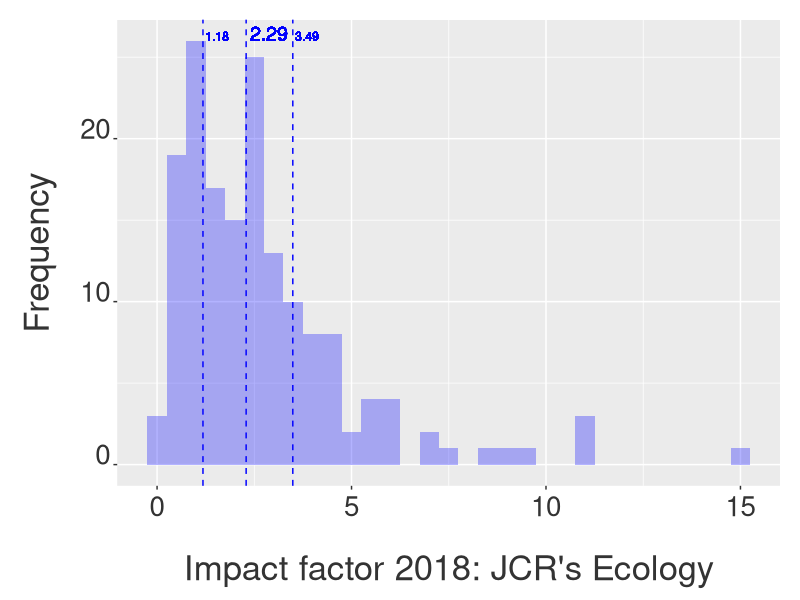
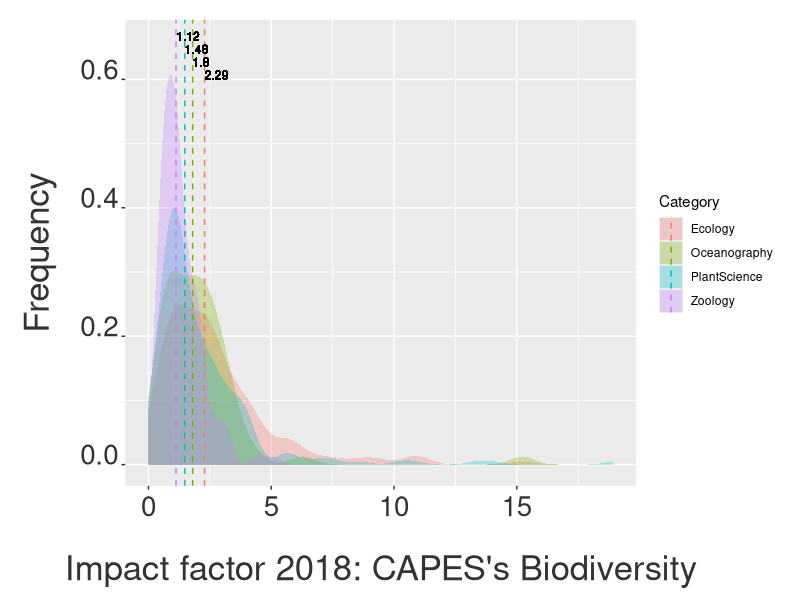

R code for these plots, in order:
## ---- chunk 1
knitr::opts_chunk$set(echo = TRUE)

knitr::knit_hooks$set(inline = function(x) {
prettyNum(x, big.mark=",")
})
## ---- chunk 2
setwd(dirname(rstudioapi::getActiveDocumentContext()$path))

## ---- chunk 3
rm(list= ls())
## ---- chunk 4
library("ggplot2")
library("plyr")
library("RColorBrewer")
library("reshape2")
library("tidyr")
library("vegan")
## ---- chunk 5
jcreco = read.csv("data/jcr ecology 2018.csv", na = "Not Available",
                  skip = 1, header = T)

neco<-dim(jcreco)[1]
jcreco<-jcreco[1:(neco-2),]
## ---- chunk 6
str(jcreco)
## ---- chunk 7
jcreco.med <- summarise(jcreco, 
                        IFmedian = median(Journal.Impact.Factor, na.rm = T))
eco.med = round(jcreco.med[1,1], digits = 2)

jcreco.qua1 <- summarise(jcreco, 
                         IFqua1 = quantile(Journal.Impact.Factor, na.rm = T))
eco.qua1 = round(jcreco.qua1[2,1], digits = 2)

jcreco.qua2 <- summarise(jcreco, 
                         IFqua2 = quantile(Journal.Impact.Factor, na.rm = T))
eco.qua2 = round(jcreco.qua2[4,1], digits = 2)

jcreco.min <- summarise(jcreco, 
                        IFmin = min(Journal.Impact.Factor, na.rm = T))
eco.min = round(jcreco.min[1,1], digits = 2)

jcreco.max <- summarise(jcreco, 
                        IFmax = max(Journal.Impact.Factor, na.rm = T))
eco.max = round(jcreco.max[1,1], digits = 2)

## ---- chunk 8
p1 = ggplot(jcreco, aes(x=Journal.Impact.Factor)) +
  geom_histogram(binwidth=.5, alpha=.3, fill = "blue", position="identity") +
  xlab("Impact factor 2018: JCR's Ecology") + 
  ylab("Frequency") +
  theme(axis.text.x = element_text(colour="grey20",size=20,
                                   angle=0,hjust=.5,vjust=.5,face="plain"),
        axis.text.y = element_text(colour="grey20",size=20,
                                   angle=0,hjust=1,vjust=0,face="plain"),
        axis.title.x = element_text(colour="grey20",size=25,
                                    angle=0,hjust=.5,vjust=0,face="plain"),
        axis.title.y = element_text(colour="grey20",size=25,
                                    angle=90,hjust=.5,vjust=.5,face="plain")) +
  theme(plot.margin = unit(c(0.5,0.5,0.5,0.5),"cm")) +
  theme(axis.title.y=element_text(margin=margin(0,20,0,0)),
        axis.title.x=element_text(margin=margin(20,0,0,0))) +
  geom_vline(data=jcreco.med, aes(xintercept=eco.med),
             linetype="dashed", size=0.5, color = "blue") +
  geom_text(aes(eco.med, 26, label = eco.med, angle = 0, 
                hjust = -0.1, vjust = 0), size = 5, color = "blue") +
  geom_vline(data=jcreco.qua1, aes(xintercept=eco.qua1),
             linetype="dashed", size=0.5, color = "blue") +
  geom_text(aes(eco.qua1, 26, label = eco.qua1, angle = 0, 
                hjust = -0.1, vjust = 0), size = 3, color = "blue") +
  geom_vline(data=jcreco.qua1, aes(xintercept=eco.qua2),
             linetype="dashed", size=0.5, color = "blue") +
  geom_text(aes(eco.qua2, 26, label = eco.qua2, angle = 0,
                hjust = -0.1, vjust = 0), size = 3, color = "blue")

p1
## ---- chunk 9
str(jcreco)
## ---- chunk 10
jcroce = read.csv("data/jcr oceanography 2018.csv", na = "Not Available",
                  skip = 1, header = T)
noce<-dim(jcroce)[1]
jcroce<-jcroce[1:(noce-2),]

jcrpla = read.csv("data/jcr plant sciences 2018.csv", na = "Not Available",
                  skip = 1, header = T)
npla<-dim(jcrpla)[1]
jcrpla<-jcrpla[1:(npla-2),]

jcrzoo = read.csv("data/jcr zoology 2018.csv", na = "Not Available",
                  skip = 1, header = T)
nzoo<-dim(jcrzoo)[1]
jcrzoo<-jcrzoo[1:(nzoo-2),]

## ---- chunk 11
jcrbio <- rbind(jcreco, jcroce[1:nrow(jcroce),], 
                jcrpla[1:nrow(jcrpla),], jcrzoo[1:nrow(jcrzoo),])
## ---- chunk 12
str(jcrbio)
## ---- chunk 13
jcrbio$Category <- c(replicate(nrow(jcreco), "Ecology"), 
                     replicate(nrow(jcroce), "Oceanography"), 
                     replicate(nrow(jcrpla), "PlantScience"), 
                     replicate(nrow(jcrzoo), "Zoology"))
## ---- chunk 14
jcrbio.med <- ddply(jcrbio, "Category", summarise, 
                    IFmedian = median(Journal.Impact.Factor, na.rm = T))
bio.med <- summarise(jcrbio, 
                        IFmedian = median(Journal.Impact.Factor, na.rm = T))
bio.med = round(bio.med, digits = 2)

jcrbio.qua1 <- summarise(jcrbio, 
                         IFqua1 = quantile(Journal.Impact.Factor, na.rm = T))
bio.qua1 = round(jcrbio.qua1[2,1], digits = 2)

jcrbio.qua2 <- summarise(jcrbio, 
                         IFqua2 = quantile(Journal.Impact.Factor, na.rm = T))
bio.qua2 = round(jcrbio.qua2[4,1], digits = 2)

jcrbio.min <- summarise(jcrbio, 
                        IFmin = min(Journal.Impact.Factor, na.rm = T))
bio.min = round(jcrbio.min[1,1], digits = 2)

jcrbio.max <- summarise(jcrbio, 
                        IFmax = max(Journal.Impact.Factor, na.rm = T))
bio.max = round(jcrbio.max[1,1], digits = 2)
## ---- chunk 15
eco.med = round(jcrbio.med[1,2], digits = 2)
oce.med = round(jcrbio.med[2,2], digits = 2)
pla.med = round(jcrbio.med[3,2], digits = 2)
zoo.med = round(jcrbio.med[4,2], digits = 2)
## ---- chunk 16
p2 = ggplot(jcrbio, aes(x=Journal.Impact.Factor, fill=Category)) +
  geom_density(alpha=.3, position="identity", color = F) +
  xlab("Impact factor 2018: CAPES's Biodiversity") + 
  ylab("Frequency") +
  theme(axis.text.x = element_text(colour="grey20",size=20,angle=0,
                                   hjust=.5,vjust=.5,face="plain"),
        axis.text.y = element_text(colour="grey20",size=20,angle=0,
                                   hjust=1,vjust=0,face="plain"),
        axis.title.x = element_text(colour="grey20",size=25,angle=0,
                                    hjust=.5,vjust=0,face="plain"),
        axis.title.y = element_text(colour="grey20",size=25,angle=90,
                                    hjust=.5,vjust=.5,face="plain")) +
  theme(plot.margin = unit(c(0.5,0.5,0.5,0.5),"cm")) +
  theme(axis.title.y=element_text(margin=margin(0,20,0,0)),
        axis.title.x=element_text(margin=margin(20,0,0,0))) +
  geom_vline(data=jcrbio.med, aes(xintercept=IFmedian,  colour=Category),
             linetype="dashed", size=0.5) +
  geom_text(aes(eco.med, 0.60, label = eco.med, angle = 0, 
                hjust = 0, vjust = 0), size = 3) +
  geom_text(aes(oce.med, 0.62, label = oce.med, angle = 0, 
                hjust = 0, vjust = 0), size = 3) +
  geom_text(aes(pla.med, 0.64, label = pla.med, angle = 0, 
                hjust = 0, vjust = 0), size = 3) +
  geom_text(aes(zoo.med, 0.66, label = zoo.med, angle = 0, 
                hjust = 0, vjust = 0), size = 3)

p2
